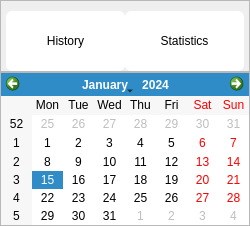
            <widget class="QWidget" name="page_history">
             <property name="sizePolicy">
              <sizepolicy hsizetype="Preferred" vsizetype="Preferred">
               <horstretch>0</horstretch>
               <verstretch>0</verstretch>
              </sizepolicy>
             </property>
             <layout class="QVBoxLayout" name="verticalLayout_12">
              <property name="spacing">
               <number>0</number>
              </property>
              <property name="leftMargin">
               <number>0</number>
              </property>
              <property name="topMargin">
               <number>0</number>
              </property>
              <property name="rightMargin">
               <number>0</number>
              </property>
              <property name="bottomMargin">
               <number>0</number>
              </property>
              <item>
               <widget class="QFrame" name="frame_11">
                <property name="sizePolicy">
                 <sizepolicy hsizetype="Preferred" vsizetype="Expanding">
                  <horstretch>0</horstretch>
                  <verstretch>1</verstretch>
                 </sizepolicy>
                </property>
                <property name="styleSheet">
                 <string notr="true">#frame{
	background-color: rgb(255, 255, 255);
	border-top-right-radius:20px;
	border-top-left-radius:20px;
	border-bottom-right-radius:20px;
	border-bottom-left-radius:20px;
}

QToolButton {
    font: 700 16pt &quot;微软雅黑&quot;;
    border-radius: 6px; /* 轻微圆角 */
    background-color: white; /* 纯白背景 */
    color: black; /* 黑色文字 */
    min-width: 60px;
    min-height: 60px;

}

QToolButton:hover {
    background-color: #f0f0f0; /* 浅灰色悬浮效果 */
    margin-top: 2px; /* 轻微下移，增加按压感 */
}

QToolButton:pressed {
    background-color: #e0e0e0; /* 按下时变深灰 */
    margin-top: 1px; /* 按下时轻微上移 */
}

QToolButton:disabled {
    background-color: #f8f8f8;
    color: gray;
    border-color: #ddd;
}


/* 选中时：字体变蓝 + 发光 */
QToolButton:checked {
    background-color: white;
    color: #0078D7; /* 选中后字体变蓝 */
    font-weight: bold; /* 加粗 */
    text-shadow: 0px 0px 5px #4da6ff; /* 轻微发光效果 */
}

</string>
                </property>
                <property name="frameShape">
                 <enum>QFrame::Shape::StyledPanel</enum>
                </property>
                <property name="frameShadow">
                 <enum>QFrame::Shadow::Raised</enum>
                </property>
                <property name="lineWidth">
                 <number>0</number>
                </property>
                <layout class="QHBoxLayout" name="horizontalLayout_4">
                 <property name="spacing">
                  <number>0</number>
                 </property>
                 <property name="leftMargin">
                  <number>5</number>
                 </property>
                 <property name="topMargin">
                  <number>10</number>
                 </property>
                 <property name="rightMargin">
                  <number>5</number>
                 </property>
                 <property name="bottomMargin">
                  <number>0</number>
                 </property>
                 <item>
                  <widget class="QToolButton" name="button_history_history">
                   <property name="sizePolicy">
                    <sizepolicy hsizetype="Minimum" vsizetype="Fixed">
                     <horstretch>0</horstretch>
                     <verstretch>0</verstretch>
                    </sizepolicy>
                   </property>
                   <property name="minimumSize">
                    <size>
                     <width>60</width>
                     <height>60</height>
                    </size>
                   </property>
                   <property name="text">
                    <string>History</string>
                   </property>
                   <property name="checkable">
                    <bool>true</bool>
                   </property>
                  </widget>
                 </item>
                 <item>
                  <widget class="QToolButton" name="button_history_statistics">
                   <property name="sizePolicy">
                    <sizepolicy hsizetype="Minimum" vsizetype="Fixed">
                     <horstretch>0</horstretch>
                     <verstretch>0</verstretch>
                    </sizepolicy>
                   </property>
                   <property name="minimumSize">
                    <size>
                     <width>60</width>
                     <height>60</height>
                    </size>
                   </property>
                   <property name="text">
                    <string>Statistics</string>
                   </property>
                   <property name="checkable">
                    <bool>true</bool>
                   </property>
                  </widget>
                 </item>
                </layout>
               </widget>
              </item>
              <item>
               <widget class="QFrame" name="frame_12">
                <property name="sizePolicy">
                 <sizepolicy hsizetype="Preferred" vsizetype="Expanding">
                  <horstretch>0</horstretch>
                  <verstretch>10</verstretch>
                 </sizepolicy>
                </property>
                <property name="frameShape">
                 <enum>QFrame::Shape::StyledPanel</enum>
                </property>
                <property name="frameShadow">
                 <enum>QFrame::Shadow::Raised</enum>
                </property>
                <layout class="QHBoxLayout" name="horizontalLayout_5">
                 <property name="spacing">
                  <number>0</number>
                 </property>
                 <property name="leftMargin">
                  <number>0</number>
                 </property>
                 <property name="topMargin">
                  <number>0</number>
                 </property>
                 <property name="rightMargin">
                  <number>0</number>
                 </property>
                 <property name="bottomMargin">
                  <number>0</number>
                 </property>
                 <item>
                  <widget class="QCalendarWidget" name="calendarWidget">
                   <property name="styleSheet">
                    <string notr="true">/*顶部导航区域*/
#qt_calendar_navigationbar {
    background-color: white;
    min-height: 10px;
	max-height: 1000px;
}


/*上一个月按钮和下一个月按钮*/
#qt_calendar_prevmonth, #qt_calendar_nextmonth {
	padding:0px;
    border: none; /*去掉边框*/
    color: black;
	min-width: 20px;
    max-width: 20px;
    min-height: 16px;
    max-height: 16px;
    border-radius: 6px; /*看来近似椭圆*/
    font-weight: bold; /*字体加粗*/
	    qproperty-icon: none; /*去掉默认的方向键图片，当然也可以自定义*/
    background-color: transparent;/*背景颜色透明*/
}

#qt_calendar_prevmonth {
	font-size:20px;
    qproperty-text: &quot;&lt;&quot;; /*修改按钮的文字*/
}
#qt_calendar_nextmonth {
font-size:20px;
    qproperty-text: &quot;&gt;&quot;;
}
#qt_calendar_prevmonth:hover, #qt_calendar_nextmonth:hover {
    background-color: rgba(0, 0, 0, 100);
}
#qt_calendar_prevmonth:pressed, #qt_calendar_nextmonth:pressed {
    background-color: rgba(0, 0, 0, 100);
}


/*年,月控件*/
#qt_calendar_yearbutton, #qt_calendar_monthbutton {
    color: black;
    margin: 10px;
    min-width: 60px;
    border-radius: 30px;

	font: 700 14pt &quot;微软雅黑&quot;;
}
#qt_calendar_yearbutton:hover, #qt_calendar_monthbutton:hover {
    background-color: rgba(225, 225, 225, 100);
}
#qt_calendar_yearbutton:pressed, #qt_calendar_monthbutton:pressed {
    background-color: rgba(235, 235, 235, 100);
}


/*年份输入框*/
#qt_calendar_yearedit {
    min-width: 50px;
    color: white;
    background: transparent;/*让输入框背景透明*/
}
#qt_calendar_yearedit::up-button { /*往上的按钮*/
    width: 20px;
    subcontrol-position: right;/*移动到右边*/
}
#qt_calendar_yearedit::down-button { /*往下的按钮*/
    width: 20px;
    subcontrol-position: left; /*移动到左边去*/
}


/* 月份选择菜单 */
QCalendarWidget QToolButton QMenu {
     background-color: white;
}

/* 菜单项样式 */
QCalendarWidget QToolButton QMenu::item {
    padding: 10px;
}

QCalendarWidget QToolButton QMenu::item:selected:enabled {
    background-color: rgb(230, 230, 230);
}

/* 去掉月份选择小箭头 */
QCalendarWidget QToolButton::menu-indicator {
	image: none;
    subcontrol-position: right center;
}


/*下方的日历表格*/
#qt_calendar_calendarview::item:selected {
    background-color: rgb(0, 188, 212); /* 选中的背景颜色 */
    color: white; /* 字体变白 */
    border-radius: 15px; /* 让背景变成圆形 */
    padding: 0px 0px; /* 调整内边距：上下 2px，左右 8px */
    margin: 16px 6px; /* 上下减少间距 */
	outline: none;
}

#qt_calendar_calendarview {
    outline: none; /* 去掉选中后的虚线框 */
}

/* 日历栏 */
QCalendarWidget QTableView {
	font:12px &quot;微软雅黑&quot;;
	background-color: white; /* 背景颜色 */
 max-height: 450px;
}


/* 调整选中日期的样式 */
QCalendarWidget QAbstractItemView::item:selected {
    background-color: rgb(0, 188, 212); /* 选中的背景颜色 */
    color: white; /* 字体变白 */
    border-radius: 15px; /* 圆形背景 */
    padding: 2px;
}
</string>
                   </property>
                   <property name="gridVisible">
                    <bool>false</bool>
                   </property>
                   <property name="selectionMode">
                    <enum>QCalendarWidget::SelectionMode::NoSelection</enum>
                   </property>
                   <property name="navigationBarVisible">
                    <bool>true</bool>
                   </property>
                   <property name="dateEditEnabled">
                    <bool>true</bool>
                   </property>
                  </widget>
                 </item>
                </layout>
               </widget>
              </item>
             </layout>
            </widget>
